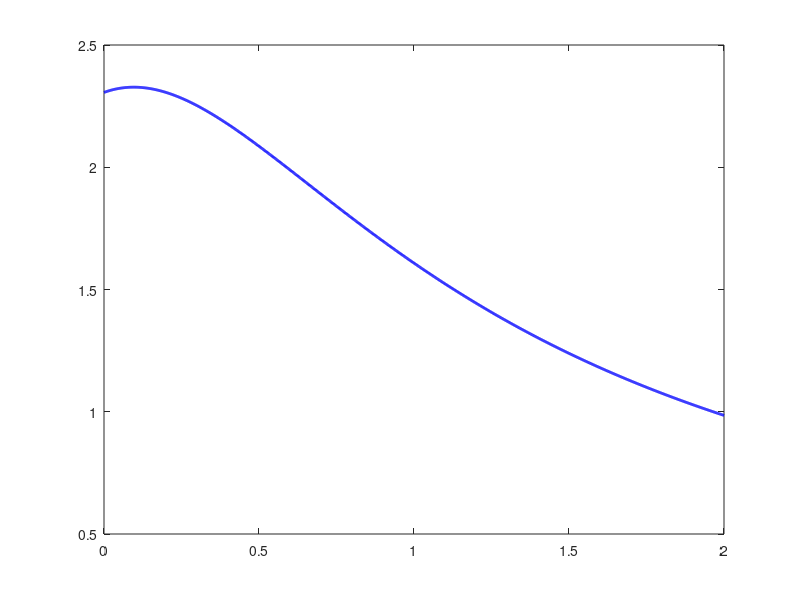

This figure's MATLAB source: (Note: this script raises an error after producing the figure.)
addpath('../../../../TP8');
addpath('../../../../TP7');
addpath('../../../../TP6');
addpath('../../../../TP5');
addpath('../../../../TP4');
addpath('../../../../TP3');
addpath('../../../../TP2');
format long;
w = [0.2 ; 0.5 ; 0.8 ; 1.1; 1.4 ; 1.7 ; 2.0];
A = [2.33 ; 2.06  ; 1.78; 1.53; 1.31; 1.13; 0.98];
%ITEM A --------------------

b = A.*(1+w.^2);
f1 = w;
f2 = ones(length(w),1);
f3 = -A.*w;
M = [f1 f2 f3];
C = M'*M;
Y = M'*b;
coef = C\Y
%Resultados:
%beta=1.9425
%alfa=2.3060
%y_rara=0.6423


%ITEM B -----------------
A = @(w) (coef(1)*w + coef(2))./(1+coef(3)*w+w.^2);
dA = @(w) (coef(1)*(1+coef(3)*w+w.^2)-(coef(1).*w+coef(2)).*(coef(3)+2.*w))./((1+coef(3)*w+w.^2).^2);
w_plot = linspace(0,2,1000);
plot(w_plot, A(w_plot), 'b', 'LineWidth',2);
hold on;
%esta entre 0 y 1
[p,h,it] = biseccion(dA,0,1,1000,5e-8);
p
A(p)
dA(p)
%resultados
%Amax= 2.3275300
%p=9.6130509e-2
